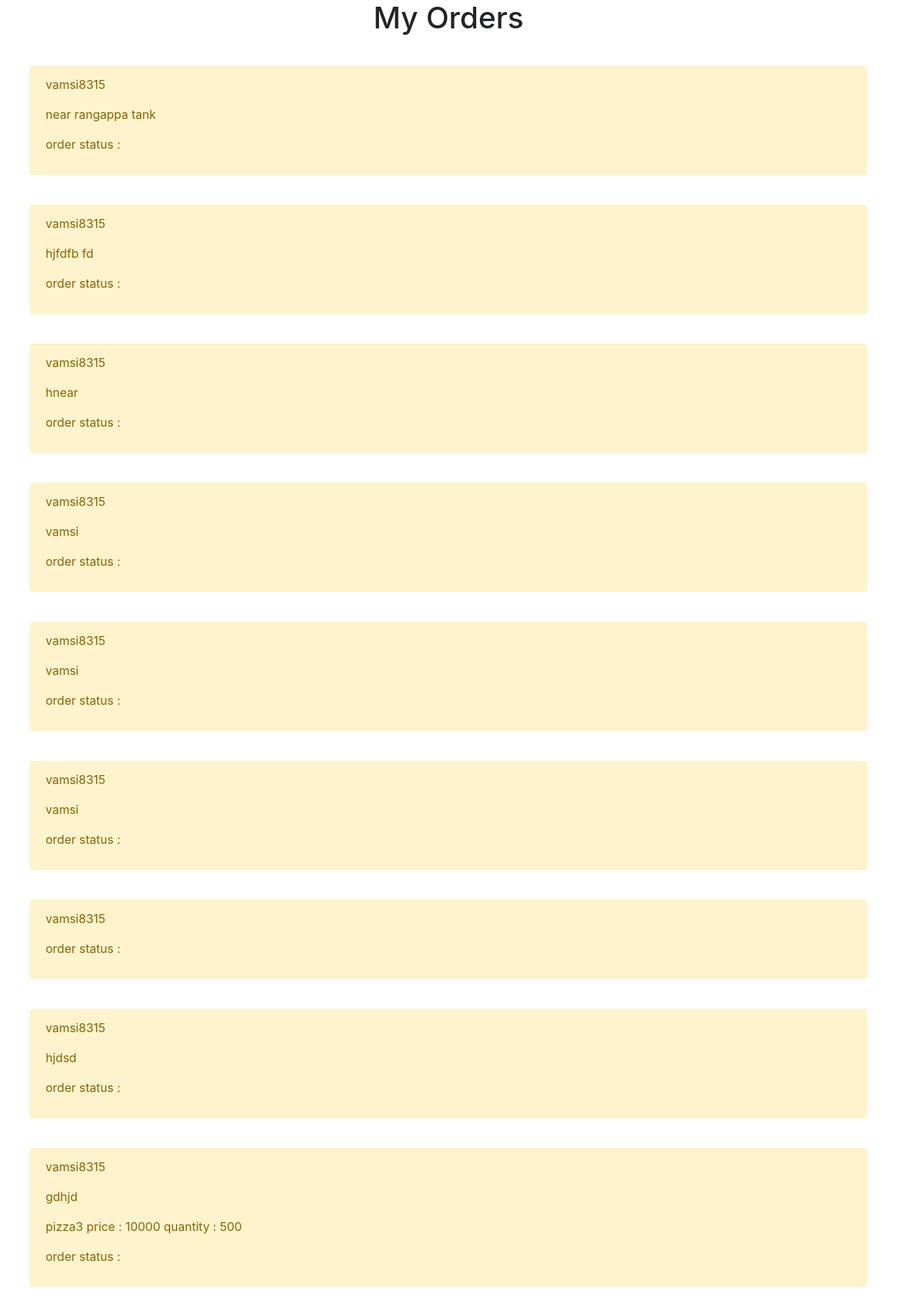
/userorders/ (signed in), run on the app's committed database.
### myapp/models.py (models this page shows)
class OrderModel(models.Model):
	username = models.CharField(max_length = 20)
	address = models.CharField(max_length = 1000)
	ordereditems = models.CharField(max_length = 1000)
	status = models.CharField(max_length = 20)

### myapp/views.py (the view)
# urls.py: path('userorders/',views.userorders,name="userorders"),
def userorders(request):
	orders = OrderModel.objects.filter(username = request.user.username)
	context = {'orders' : orders}
	return render(request,'myapp/userorders.html',context)

### myapp/templates/myapp/userorders.html
{% extends 'myapp/base.html' %}
{% block content %}
<h1 style="text-align: center">My Orders</h1>
{% for order in orders %}
<div style="margin: 40px" class="alert alert-warning" role = "alert">
	<p>{{order.username}}</p>
	<p>{{order.address}}</p>
	<p>{{order.ordereditems}}</p>
	<p>order status : {{order.status}}</p>
</div>
{% endfor %}
{% endblock %}

### data on the page
OrderModel: username "vamsi8315", address "near rangappa tank"
OrderModel: username "vamsi8315", address "hjfdfb fd"
OrderModel: username "vamsi8315", address "hnear"
OrderModel: username "vamsi8315", address "vamsi"
OrderModel: username "vamsi8315", address "vamsi"
OrderModel: username "vamsi8315", address "vamsi"
OrderModel: username "vamsi8315"
OrderModel: username "vamsi8315", address "hjdsd"
OrderModel: username "vamsi8315", address "gdhjd", ordereditems "pizza3 price : 10000 quantity : 500"
